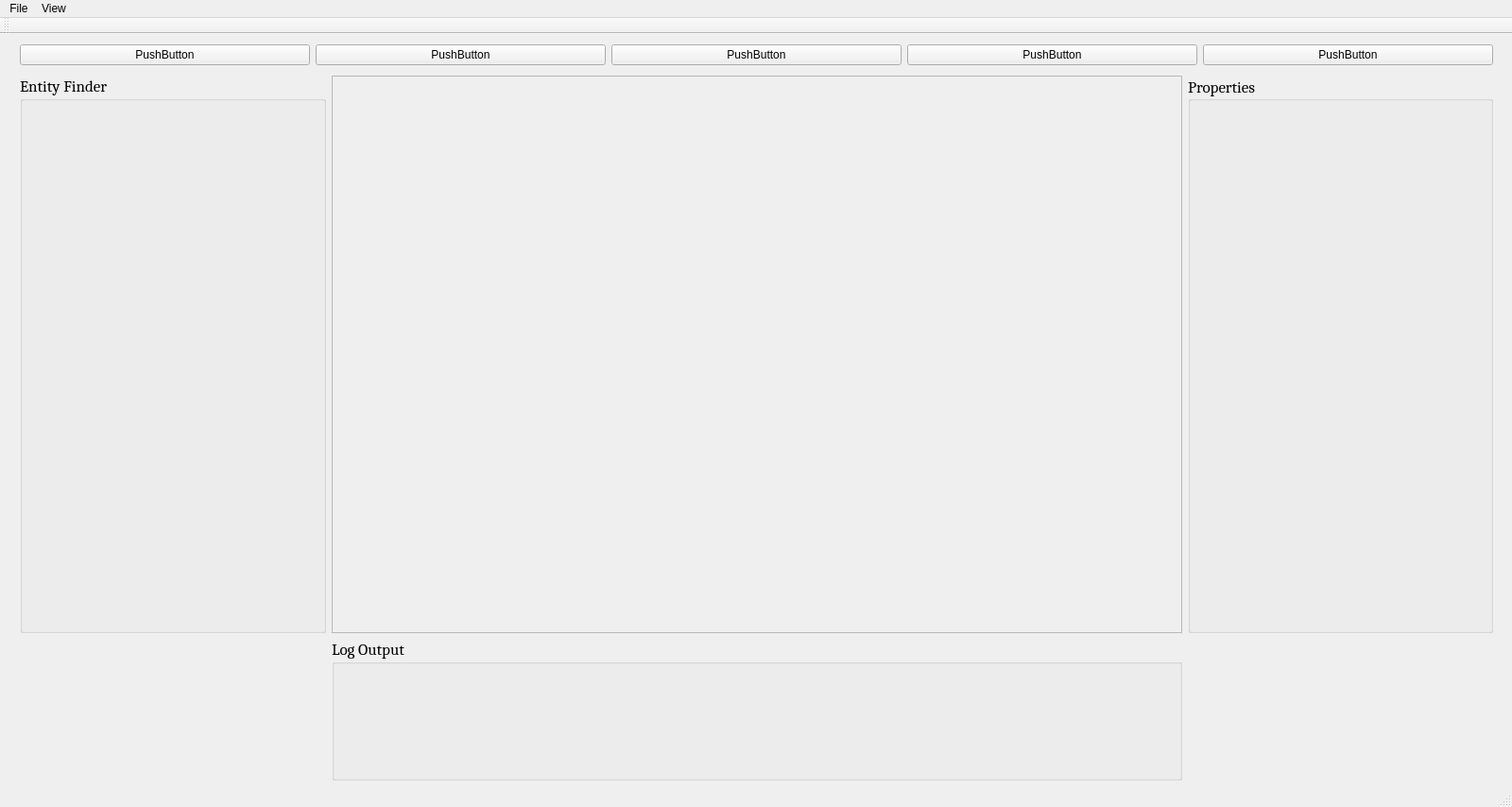
<?xml version="1.0" encoding="UTF-8"?>
<ui version="4.0">
 <class>AngerManagementClass</class>
 <widget class="QMainWindow" name="AngerManagementClass">
  <property name="geometry">
   <rect>
    <x>0</x>
    <y>0</y>
    <width>1600</width>
    <height>854</height>
   </rect>
  </property>
  <property name="windowTitle">
   <string>AngerManagement</string>
  </property>
  <widget class="QWidget" name="centralWidget">
   <widget class="QWidget" name="verticalLayoutWidget">
    <property name="geometry">
     <rect>
      <x>10</x>
      <y>0</y>
      <width>1581</width>
      <height>801</height>
     </rect>
    </property>
    <layout class="QVBoxLayout" name="mainEditorLayout" stretch="0,0,1">
     <item>
      <layout class="QHBoxLayout" name="editorTopBarLayout">
       <property name="sizeConstraint">
        <enum>QLayout::SetMaximumSize</enum>
       </property>
       <item>
        <widget class="QPushButton" name="pushButton_6">
         <property name="text">
          <string>PushButton</string>
         </property>
        </widget>
       </item>
       <item>
        <widget class="QPushButton" name="pushButton_5">
         <property name="text">
          <string>PushButton</string>
         </property>
        </widget>
       </item>
       <item>
        <widget class="QPushButton" name="pushButton_4">
         <property name="text">
          <string>PushButton</string>
         </property>
        </widget>
       </item>
       <item>
        <widget class="QPushButton" name="pushButton_3">
         <property name="text">
          <string>PushButton</string>
         </property>
        </widget>
       </item>
       <item>
        <widget class="QPushButton" name="pushButton_2">
         <property name="text">
          <string>PushButton</string>
         </property>
        </widget>
       </item>
      </layout>
     </item>
     <item>
      <spacer name="verticalSpacer">
       <property name="orientation">
        <enum>Qt::Vertical</enum>
       </property>
       <property name="sizeType">
        <enum>QSizePolicy::Fixed</enum>
       </property>
       <property name="sizeHint" stdset="0">
        <size>
         <width>20</width>
         <height>5</height>
        </size>
       </property>
      </spacer>
     </item>
     <item>
      <layout class="QGridLayout" name="editorInteractionLayout">
       <property name="sizeConstraint">
        <enum>QLayout::SetMinimumSize</enum>
       </property>
       <item row="3" column="1">
        <widget class="QFrame" name="sceneWindow">
         <property name="frameShape">
          <enum>QFrame::StyledPanel</enum>
         </property>
         <property name="frameShadow">
          <enum>QFrame::Sunken</enum>
         </property>
        </widget>
       </item>
       <item row="3" column="0">
        <widget class="QGroupBox" name="entityFinderGroup">
         <property name="font">
          <font>
           <family>Cambria</family>
           <pointsize>13</pointsize>
          </font>
         </property>
         <property name="title">
          <string>Entity Finder</string>
         </property>
        </widget>
       </item>
       <item row="3" column="2">
        <widget class="QGroupBox" name="propertyEditorGroup">
         <property name="font">
          <font>
           <family>Cambria</family>
           <pointsize>13</pointsize>
          </font>
         </property>
         <property name="layoutDirection">
          <enum>Qt::LeftToRight</enum>
         </property>
         <property name="title">
          <string>Properties</string>
         </property>
         <property name="alignment">
          <set>Qt::AlignLeading|Qt::AlignLeft|Qt::AlignVCenter</set>
         </property>
        </widget>
       </item>
       <item row="4" column="1">
        <widget class="QGroupBox" name="logViewGroup">
         <property name="sizePolicy">
          <sizepolicy hsizetype="Preferred" vsizetype="Preferred">
           <horstretch>0</horstretch>
           <verstretch>0</verstretch>
          </sizepolicy>
         </property>
         <property name="minimumSize">
          <size>
           <width>900</width>
           <height>150</height>
          </size>
         </property>
         <property name="maximumSize">
          <size>
           <width>700</width>
           <height>150</height>
          </size>
         </property>
         <property name="font">
          <font>
           <family>Cambria</family>
           <pointsize>13</pointsize>
          </font>
         </property>
         <property name="title">
          <string>Log Output</string>
         </property>
        </widget>
       </item>
      </layout>
     </item>
    </layout>
   </widget>
  </widget>
  <widget class="QMenuBar" name="menuBar">
   <property name="geometry">
    <rect>
     <x>0</x>
     <y>0</y>
     <width>1600</width>
     <height>21</height>
    </rect>
   </property>
   <widget class="QMenu" name="menuFile">
    <property name="title">
     <string>File</string>
    </property>
   </widget>
   <widget class="QMenu" name="menuView">
    <property name="title">
     <string>View</string>
    </property>
   </widget>
   <addaction name="menuFile"/>
   <addaction name="menuView"/>
  </widget>
  <widget class="QToolBar" name="mainToolBar">
   <attribute name="toolBarArea">
    <enum>TopToolBarArea</enum>
   </attribute>
   <attribute name="toolBarBreak">
    <bool>false</bool>
   </attribute>
  </widget>
  <widget class="QStatusBar" name="statusBar"/>
 </widget>
 <layoutdefault spacing="6" margin="11"/>
 <resources>
  <include location="MainEditorWindow.qrc"/>
 </resources>
 <connections/>
</ui>
